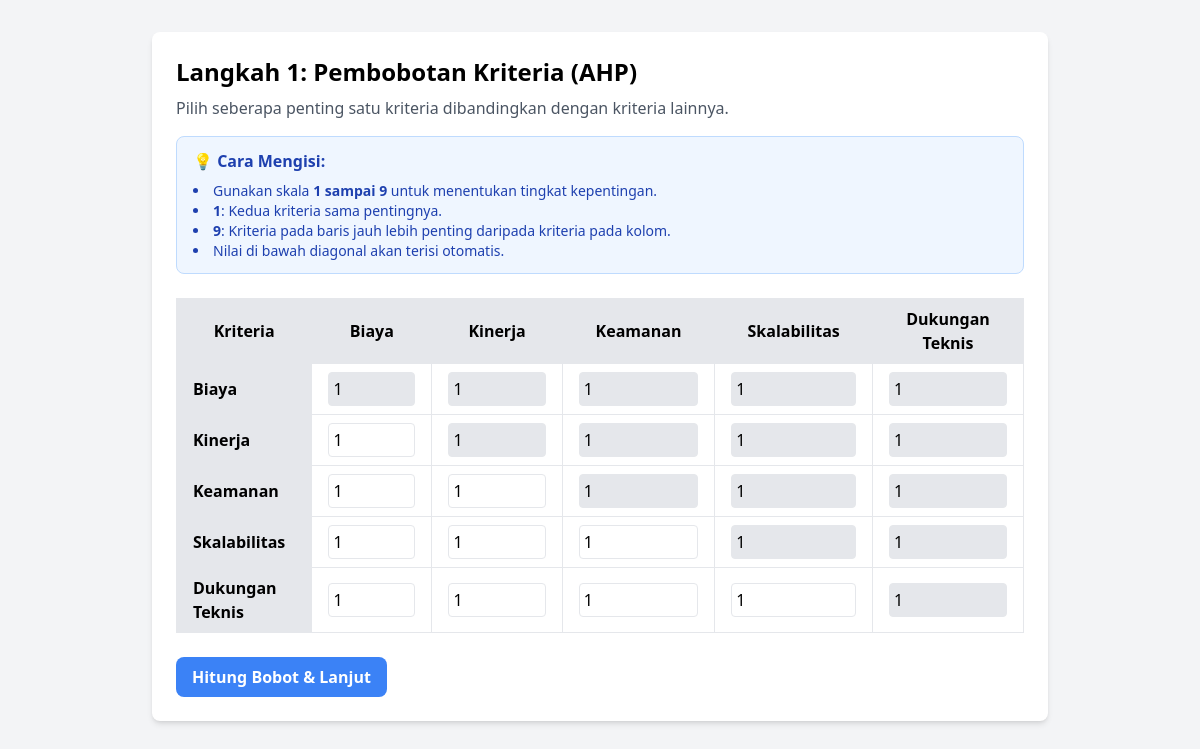
Screenshot of /ahp/ with the database file from the repository.
### dss/models.py (models this page shows, shortened)
class Kriteria(models.Model):
    class Atribut(models.TextChoices):
        BENEFIT = 'benefit', 'Benefit'
        COST = 'cost', 'Cost'
    nama_kriteria = models.CharField(max_length=100, help_text="Nama kriteria (e.g., Biaya, Kinerja)")
    atribut = models.CharField(max_length=10, choices=Atribut.choices, help_text="Tipe kriteria: 'benefit' atau 'cost'")
    bobot = models.FloatField(default=0.0, help_text="Bobot kriteria hasil dari perhitungan AHP")
    class Meta:
        verbose_name_plural = "Daftar Kriteria"

### dss/views.py (the view, shortened to what this page needs)
# urls.py: path('ahp/', views.ahp_view, name='ahp_matrix'),
def ahp_view(request: HttpRequest) -> HttpResponse:
    kriteria_list = Kriteria.objects.all()
    n = kriteria_list.count()
    context = {'kriteria_list': kriteria_list}
    if n < 2:
        context['error_message'] = "Perlu minimal 2 kriteria untuk melakukan perbandingan AHP."
        return render(request, 'dss/ahp_matrix.html', context)
    return render(request, 'dss/ahp_matrix.html', context)

### dss/templates/dss/ahp_matrix.html (shortened to what this page needs)
<!DOCTYPE html>
<html lang="en">
<head>
    <script src="https://cdn.tailwindcss.com"></script>
</head>
<body class="bg-gray-100 p-8">
    <div class="max-w-4xl mx-auto bg-white p-6 rounded-lg shadow-md">
        <h1 class="text-2xl font-bold mb-2">Langkah 1: Pembobotan Kriteria (AHP)</h1>
        <p class="mb-4 text-gray-600">Pilih seberapa penting satu kriteria dibandingkan dengan kriteria lainnya.</p>
        <div class="bg-blue-50 border border-blue-200 text-blue-800 px-4 py-3 rounded-lg relative mb-6" role="alert">
            <h3 class="font-bold">💡 Cara Mengisi:</h3>
            <ul class="list-disc list-inside mt-2 text-sm">
                <li>Gunakan skala <strong>1 sampai 9</strong> untuk menentukan tingkat kepentingan.</li>
                <li><strong>1</strong>: Kedua kriteria sama pentingnya.</li>
                <li><strong>9</strong>: Kriteria pada baris jauh lebih penting daripada kriteria pada kolom.</li>
                <li>Nilai di bawah diagonal akan terisi otomatis.</li>
            </ul>
        </div>
        {% if kriteria_list and kriteria_list|length >= 2 %}
        <form method="post" id="ahp-form">
            <div class="overflow-x-auto">
                <table class="min-w-full bg-white border">
                    <thead class="bg-gray-200">
                        <tr>
                            <th class="py-2 px-4 border">Kriteria</th>
                            {% for kriteria in kriteria_list %}
                                <th class="py-2 px-4 border">{{ kriteria.nama_kriteria }}</th>
                            {% endfor %}
                        </tr>
                    </thead>
                    <tbody>
                        {% for row_kriteria in kriteria_list %}
                        <tr>
                            <td class="py-2 px-4 border font-semibold bg-gray-200">{{ row_kriteria.nama_kriteria }}</td>
                            {% for col_kriteria in kriteria_list %}
                                <td class="py-2 px-4 border">
                                    {% if forloop.counter0 == forloop.parentloop.counter0 %}
                                        <input type="number" value="1" class="w-full p-1 border rounded bg-gray-200" readonly>
                                    {% elif forloop.counter0 < forloop.parentloop.counter0 %}
                                        <input type="number" step="any" value="1" id="matrix_{{ forloop.parentloop.counter0 }}_{{ forloop.counter0 }}" name="matrix_{{ forloop.parentloop.counter0 }}_{{ forloop.counter0 }}" class="w-full p-1 border rounded" oninput="updateReciprocal(this)" min="1" max="9">
                                    {% else %}
                                        <input type="number" value="1" id="matrix_{{ forloop.parentloop.counter0 }}_{{ forloop.counter0 }}" class="w-full p-1 border rounded bg-gray-200" readonly>
                                    {% endif %}
                                </td>
                            {% endfor %}
                        </tr>
                        {% endfor %}
                    </tbody>
                </table>
            </div>
            <button type="submit" id="submit-button" class="mt-6 bg-blue-500 hover:bg-blue-700 text-white font-bold py-2 px-4 rounded-lg transition duration-300">
                Hitung Bobot & Lanjut
            </button>
        </form>
        {% endif %}
    </div>
</body>
</html>

### rows the page displays
Kriteria: nama_kriteria "Biaya"
Kriteria: nama_kriteria "Kinerja"
Kriteria: nama_kriteria "Keamanan"
Kriteria: nama_kriteria "Skalabilitas"
Kriteria: nama_kriteria "Dukungan Teknis"
